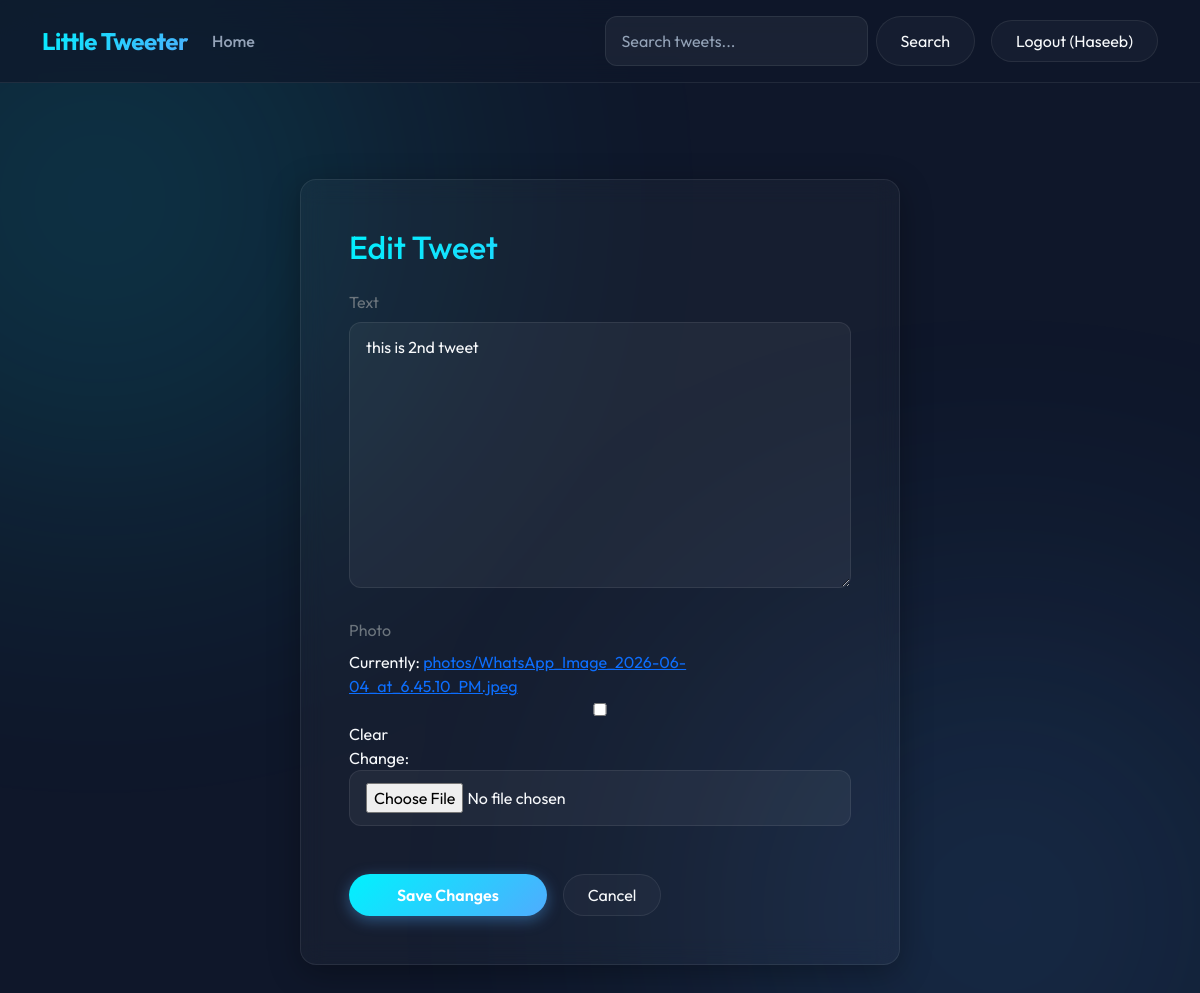
/tweet/2/edit/ (signed in), run on an earlier commit of the app's database.
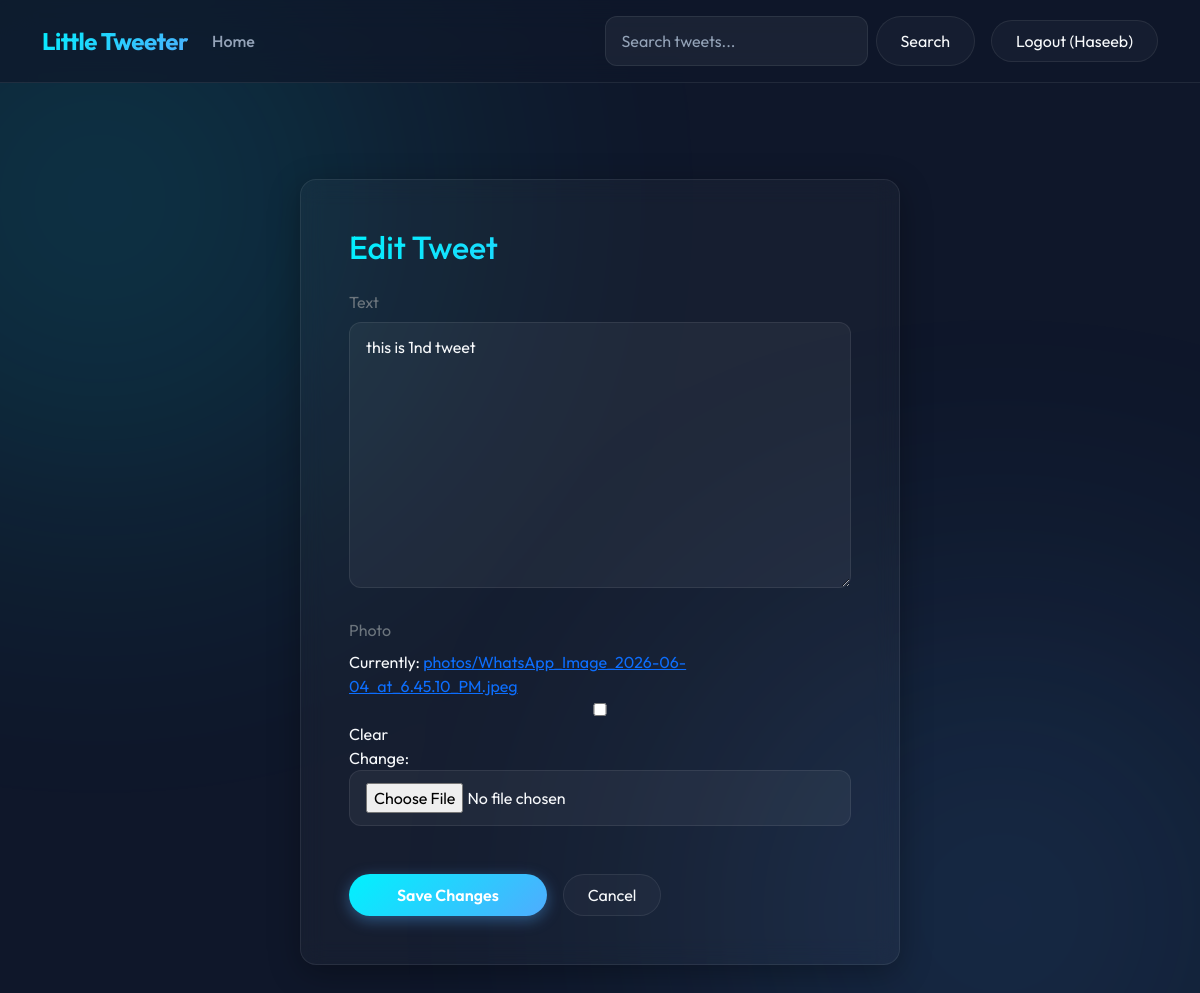
And on a later commit of the database.
### tweet/models.py (models this page shows, shortened)
class Tweet(models.Model):
    user = models.ForeignKey(User, on_delete=models.CASCADE)
    text = models.TextField(max_length=240)
    photo = models.ImageField(upload_to='photos/', blank=True, null=True)
    created_at = models.DateTimeField(auto_now_add=True)
    updated_at = models.DateTimeField(auto_now=True)

### tweet/views.py (the view)
# urls.py: path('<int:tweet_id>/edit/', views.tweet_edit, name='tweet_edit'),
@login_required
def tweet_edit(request, tweet_id):
    tweet = get_object_or_404(Tweet, pk=tweet_id , user=request.user)
    if request.method == 'POST':
        form = TweetForm(request.POST, request.FILES, instance=tweet)
        if form.is_valid():
            form.save(commit=False)
            tweet.user = request.user
            tweet.save()
            return redirect('tweet_list')
    else:
        form = TweetForm(instance=tweet)
    return render(request, 'tweet_form.html', {'form': form})

### tweet/forms.py
class TweetForm(forms.ModelForm):
    class Meta:
        model = Tweet
        fields = ['text', 'photo']

### tweet/templates/tweet_form.html (shortened to what this page needs)
{% extends 'layout.html' %}
{% block content %}
<div class="feed-container py-5">
    <div class="glass-panel p-5">
        <h2 class="mb-4 text-gradient">
            {% if form.instance.pk %}Edit Tweet{% else %}Create New Tweet{% endif %}
        </h2>
        <form method="post" enctype="multipart/form-data" class="form">
            {% for field in form %}
                <div class="mb-4">
                    <label class="form-label text-secondary" for="{{ field.id_for_label }}">{{ field.label }}</label>
                    <div class="form-control-wrap">
                        {{ field }}
                    </div>
                </div>
            {% endfor %}
            <div class="d-flex gap-3 mt-5">
                <button class="btn btn-gradient px-5" type="submit">
                    {% if form.instance.pk %}Save Changes{% else %}Post Tweet{% endif %}
                </button>
                <a href="{% url 'tweet_list' %}" class="btn btn-glass px-4">Cancel</a>
            </div>
        </form>
    </div>
</div>
{% endblock %}

What changed in the data, as far as the page shows it:
changed Tweet: text "this is 2nd tweet" → "this is 1nd tweet"
